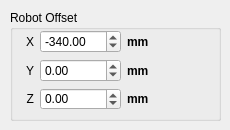
                <widget class="QWidget" name="tab_robot">
                    <attribute name="title">
                        <string>Robot Offsets</string>
                    </attribute>
                    <widget class="QGroupBox" name="grp_robot_offsets">
                        <property name="geometry">
                            <rect>
                                <x>10</x>
                                <y>10</y>
                                <width>211</width>
                                <height>111</height>
                            </rect>
                        </property>
                        <property name="title">
                            <string>Robot Offset</string>
                        </property>
                        <widget class="QWidget" name="gridLayoutWidget_8">
                            <property name="geometry">
                                <rect>
                                    <x>-50</x>
                                    <y>20</y>
                                    <width>241</width>
                                    <height>80</height>
                                </rect>
                            </property>
                            <layout class="QGridLayout" name="gridLayout_8">
                                <item row="1" column="0">
                                    <widget class="QLabel" name="lbl_offset_y_3">
                                        <property name="text">
                                            <string>Y</string>
                                        </property>
                                        <property name="alignment">
                                            <set>Qt::AlignRight|Qt::AlignTrailing|Qt::AlignVCenter</set>
                                        </property>
                                    </widget>
                                </item>
                                <item row="1" column="2">
                                    <widget class="QLabel" name="lbl_offset_y_units_3">
                                        <property name="font">
                                            <font>
                                                <weight>75</weight>
                                                <bold>true</bold>
                                            </font>
                                        </property>
                                        <property name="text">
                                            <string>mm</string>
                                        </property>
                                    </widget>
                                </item>
                                <item row="0" column="1">
                                    <widget class="QDoubleSpinBox" name="sbox_rbt_offset_x">
                                        <property name="decimals">
                                            <number>2</number>
                                        </property>
                                        <property name="minimum">
                                            <double>-99999.000000000000000</double>
                                        </property>
                                        <property name="maximum">
                                            <double>99999.000000000000000</double>
                                        </property>
                                        <property name="singleStep">
                                            <double>0.050000000000000</double>
                                        </property>
                                        <property name="value">
                                            <double>-340.000000000000000</double>
                                        </property>
                                    </widget>
                                </item>
                                <item row="1" column="1">
                                    <widget class="QDoubleSpinBox" name="sbox_rbt_offset_y">
                                        <property name="decimals">
                                            <number>2</number>
                                        </property>
                                        <property name="minimum">
                                            <double>-99999.000000000000000</double>
                                        </property>
                                        <property name="maximum">
                                            <double>99999.000000000000000</double>
                                        </property>
                                        <property name="singleStep">
                                            <double>0.050000000000000</double>
                                        </property>
                                    </widget>
                                </item>
                                <item row="0" column="2">
                                    <widget class="QLabel" name="lbl_offset_x_units_3">
                                        <property name="font">
                                            <font>
                                                <weight>75</weight>
                                                <bold>true</bold>
                                            </font>
                                        </property>
                                        <property name="text">
                                            <string>mm</string>
                                        </property>
                                    </widget>
                                </item>
                                <item row="2" column="0">
                                    <widget class="QLabel" name="lbl_offset_z_3">
                                        <property name="text">
                                            <string>Z</string>
                                        </property>
                                        <property name="alignment">
                                            <set>Qt::AlignRight|Qt::AlignTrailing|Qt::AlignVCenter</set>
                                        </property>
                                    </widget>
                                </item>
                                <item row="2" column="2">
                                    <widget class="QLabel" name="lbl_offset_z_units_3">
                                        <property name="font">
                                            <font>
                                                <weight>75</weight>
                                                <bold>true</bold>
                                            </font>
                                        </property>
                                        <property name="text">
                                            <string>mm</string>
                                        </property>
                                    </widget>
                                </item>
                                <item row="0" column="0">
                                    <widget class="QLabel" name="lbl_offset_x_3">
                                        <property name="text">
                                            <string>X</string>
                                        </property>
                                        <property name="alignment">
                                            <set>Qt::AlignRight|Qt::AlignTrailing|Qt::AlignVCenter</set>
                                        </property>
                                    </widget>
                                </item>
                                <item row="2" column="1">
                                    <widget class="QDoubleSpinBox" name="sbox_rbt_offset_z">
                                        <property name="decimals">
                                            <number>2</number>
                                        </property>
                                        <property name="minimum">
                                            <double>-99999.000000000000000</double>
                                        </property>
                                        <property name="maximum">
                                            <double>99999.000000000000000</double>
                                        </property>
                                        <property name="singleStep">
                                            <double>0.050000000000000</double>
                                        </property>
                                    </widget>
                                </item>
                            </layout>
                        </widget>
                    </widget>
                </widget>
